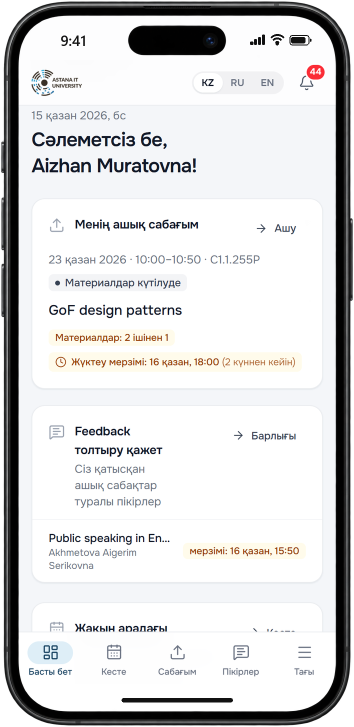
#> input picture docs/presentation/iphone-mockups/kk_01_home_390.png, 708 x 1454 px (shown at 1/2 size); its folder holds only this picture in this run
$ python mockup.py kk_01_home_390.png out
#> lines starting #> are read from the running program, lines starting #| are printed output that depends on the picture; after the words box and inside, x2 and y2 are one past the last pixel; in counts of white or black regions, pixels touching at a corner belong together
"""Put phone screenshots (390x800 @2x) into the iPhone frame from docs/assets.

usage: python mockup.py <frame.png> <out_dir> <screenshot.png>...

The screen opening of the frame is found by flood fill (transparent pixels around the centre). The screenshot is
scaled to the opening width and placed under an iOS-style status bar (time · signal · Wi-Fi · battery) whose
height matches the camera island; the result is clipped to the rounded opening and the frame is drawn on top.
"""
import sys
from collections import deque
from pathlib import Path

import numpy as np
from PIL import Image, ImageDraw, ImageFilter, ImageFont

FONT_BOLD = "C:/Windows/Fonts/seguisb.ttf"  # Segoe UI Semibold — close to SF Pro on Windows


def screen_mask(frame: Image.Image) -> tuple[Image.Image, tuple[int, int, int, int]]:
    alpha = np.array(frame)[:, :, 3]
    h, w = alpha.shape
    clear = alpha < 128
    seen = np.zeros_like(clear)
    q = deque([(h // 2, w // 2)])
    seen[h // 2, w // 2] = True
    while q:
        y, x = q.popleft()
        for dy, dx in ((1, 0), (-1, 0), (0, 1), (0, -1)):
            ny, nx = y + dy, x + dx
            if 0 <= ny < h and 0 <= nx < w and clear[ny, nx] and not seen[ny, nx]:
                seen[ny, nx] = True
                q.append((ny, nx))
    ys, xs = np.nonzero(seen)
    box = (int(xs.min()), int(ys.min()), int(xs.max()) + 1, int(ys.max()) + 1)
    # grow by 3 px so the screenshot reaches under the anti-aliased inner edge of the bezel
    mask = Image.fromarray((seen * 255).astype("uint8")).filter(ImageFilter.MaxFilter(7))
    return mask, box


def island_box(frame: Image.Image, box) -> tuple[int, int, int, int]:
    """Opaque blob in the top centre of the opening (Dynamic Island)."""
    alpha = np.array(frame)[:, :, 3]
    x0, y0, x1, _ = box
    cx = (x0 + x1) // 2
    sub = alpha[y0 + 8 : y0 + 200, cx - 200 : cx + 200] > 128
    ys, xs = np.nonzero(sub)
    return (int(xs.min()) + cx - 200, int(ys.min()) + y0 + 8, int(xs.max()) + cx - 200, int(ys.max()) + y0 + 8)


# [68 lines left out: functions status_bar, compose, not called in this run]


def main():
    frame = Image.open(sys.argv[1]).convert("RGBA")
#> frame is the input picture: PIL image 708x1454 RGBA; mean R, G, B, A 208.2, 208.3, 208.8, 245.6
    out_dir = Path(sys.argv[2])
    out_dir.mkdir(parents=True, exist_ok=True)
    mask, box = screen_mask(frame)
#> in screen_mask, `alpha = np.array(frame)[:, :, 3]`:
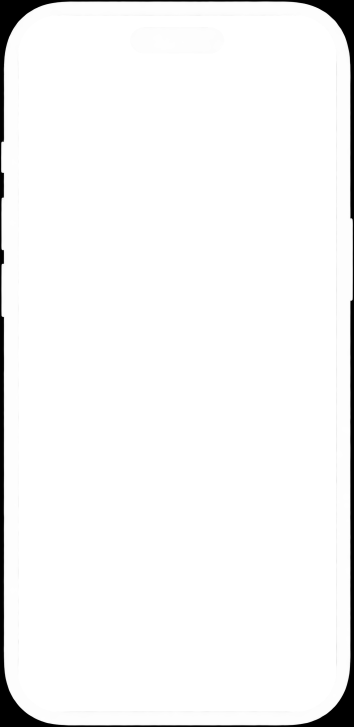
#> alpha: shape (1454, 708) (shown at 1/2 size); min 0, max 255, mean 245.6
#> in screen_mask, `clear = alpha < 128`:
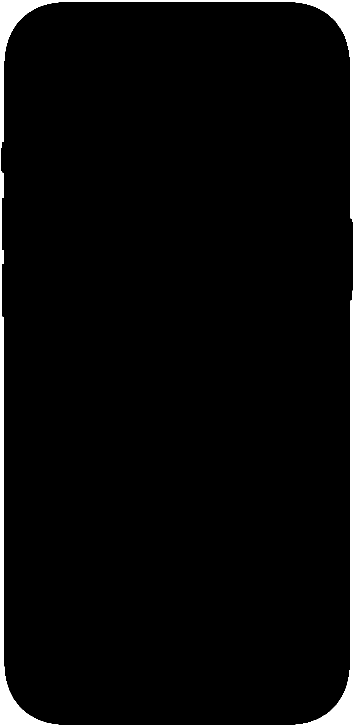
#> clear: shape (1454, 708) bool (shown at 1/2 size); 3.5% white; 1 white region, box (x1, y1, x2, y2) and area: (0, 0, 708, 1454) 36292
#> after the loop in screen_mask, `while q:`:
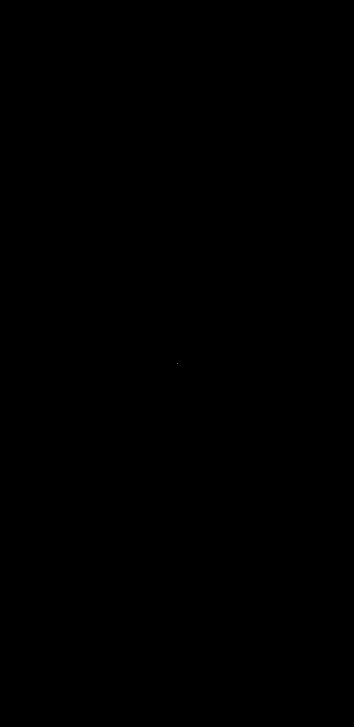
#> seen: shape (1454, 708) bool (shown at 1/2 size); 0% white in thin lines or dots, all inside (x1, y1, x2, y2) = (354, 727, 355, 728)
#> in screen_mask, `mask = Image.fromarray((seen * 255).astype("uint8")).filter(ImageFilte..`: mask: PIL image 708x1454 L; 0% white; 1 white region, box (x1, y1, x2, y2) and area: (351, 724, 358, 731) 49
#> box = (354, 727, 355, 728)
    island = island_box(frame, box)
#> in island_box, `x0, y0, x1, _ = box`: x0 = 354; y0 = 727; x1 = 355
#> in island_box, `cx = (x0 + x1) // 2`: cx = 354
#> in island_box, `sub = alpha[y0 + 8 : y0 + 200, cx - 200 : cx + 200] > 128`: sub: shape (192, 400) bool; every value is 1
#> island = (154, 735, 553, 926)
    print("screen", box, "island", island)
#| screen (354, 727, 355, 728) island (154, 735, 553, 926)
    for p in map(Path, sys.argv[3:]):
        img = compose(frame, mask, box, island, p)
        name = f"{p.parent.name}_{p.stem}.png"
        img.save(out_dir / name, optimize=True)
        print(name, img.size)


if __name__ == "__main__":
    main()
